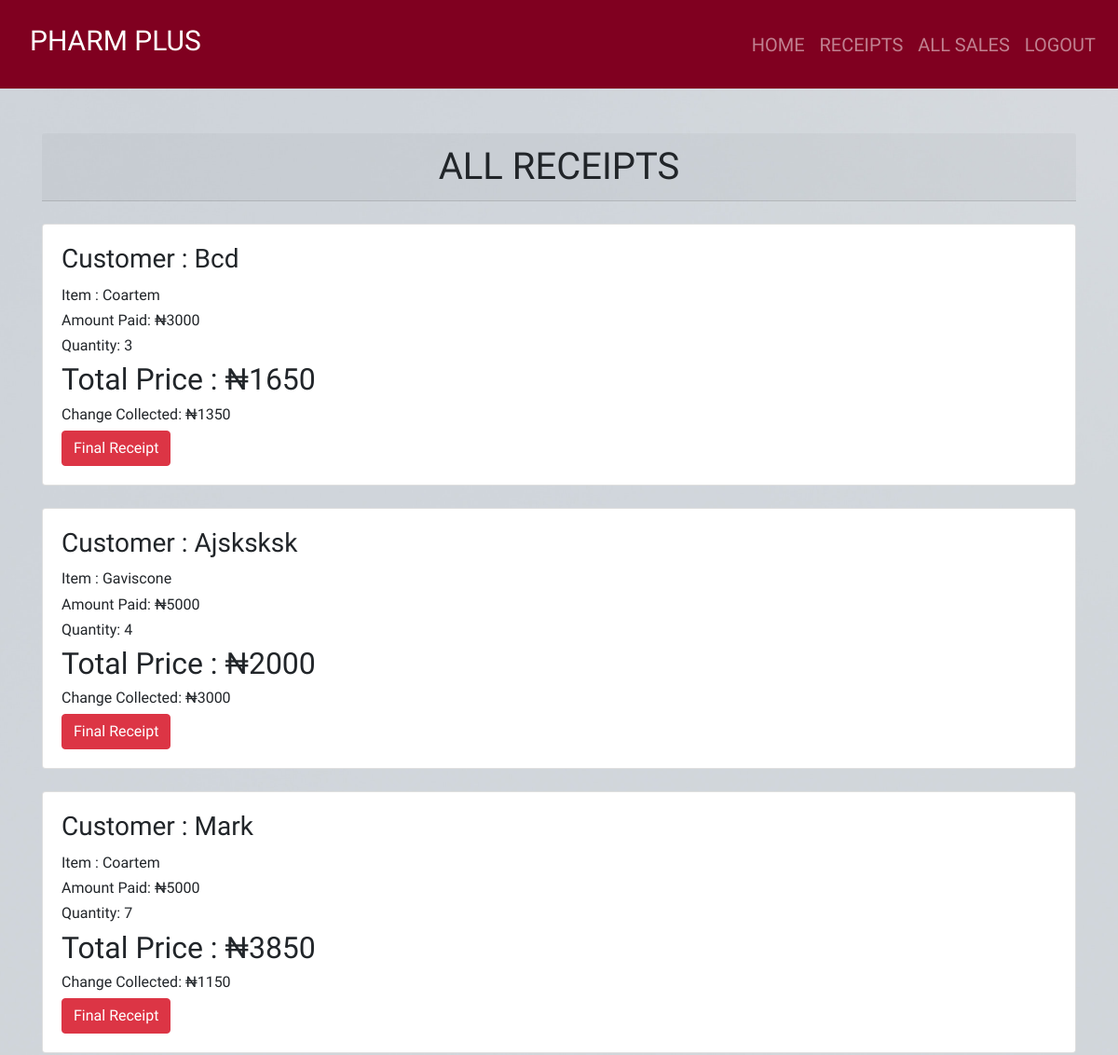
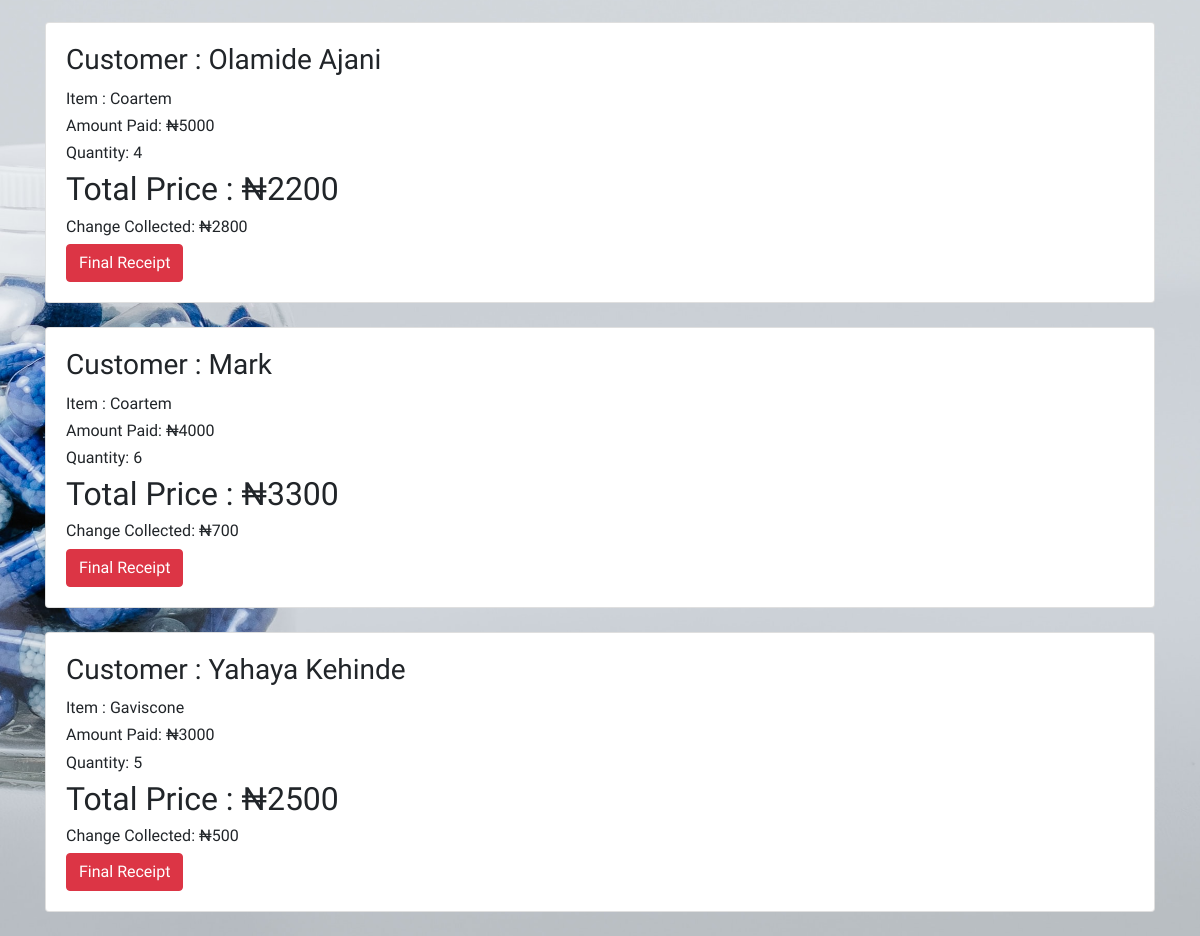
/receipt/ (signed in), run on an earlier commit of the app's database (2 pictures, top to bottom).
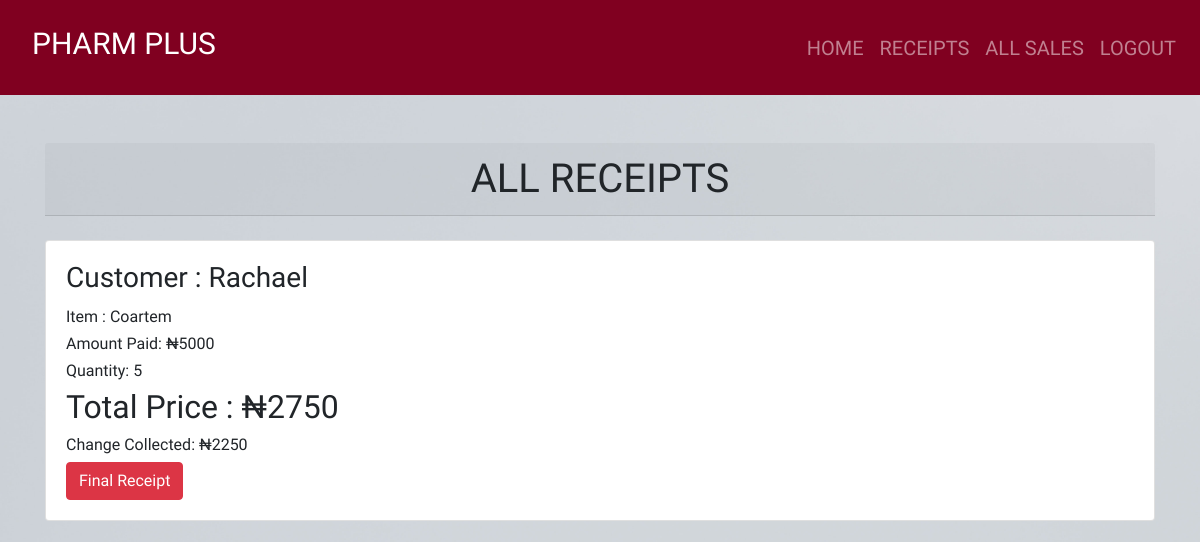
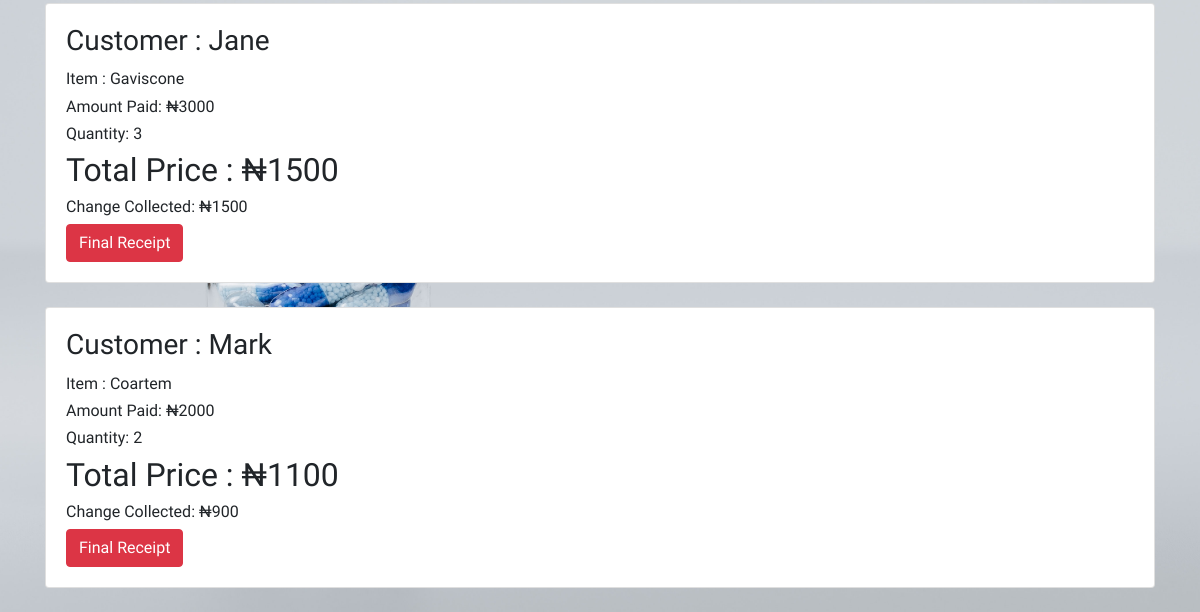
And on a later commit of the database (2 pictures, top to bottom).
### product_app/models.py (models this page shows, shortened)
class Sale(models.Model):
    item = models.ForeignKey(Product, on_delete = models.CASCADE)
    quantity = models.IntegerField(default = 0, null = True, blank = True)
    amount_received = models.IntegerField(default = 0, null = True, blank = True)
    issued_to = models.CharField(max_length = 50, null = True, blank = True)
    unit_price = models.IntegerField(default = 0, null = True, blank = True)
    def get_total(self):
        total = self.quantity * self.item.unit_price
        return int(total)
    def get_change(self):
        change = self.get_total() - self.amount_received
        return abs(int(change))

class Product(models.Model):
    category_name = models.ForeignKey(Category, on_delete = models.CASCADE,null = True, blank = True )
    item_name = models.CharField(max_length = 50, null = True, blank = True)
    total_quantity = models.IntegerField(default = 0, null = True, blank = True)
    issued_quantity = models.IntegerField(default = 0, null = True, blank = True)
    received_quantity = models.IntegerField(default = 0, null = True, blank = True)
    unit_price = models.IntegerField(default = 0, null = True, blank = True)
    def __str__(self):
        return self.item_name

### product_app/views.py (the view)
# urls.py: path('receipt/', views.receipt, name = "receipt"),
@login_required
def receipt(request):
    sales = Sale.objects.all().order_by('-id')
    return render(request,
    'products/receipt.html',
    {'sales': sales,
    })

### templates/products/receipt.html
 {% extends 'products/base.html'%} {% block content%}
<br /><br>
<div class="container">
  <h1 class="card-header text-center">ALL RECEIPTS</h1><br>
  {% for sale in sales %}
  <div class="card">
    <div class="card-body">
      <h3 class="card-title">Customer : {{sale.issued_to | title}}</h3>
      <h6 class="card-text">Item : {{sale.item}}</h6>
      <h6 class="card-text">Amount Paid:  ₦{{ sale.amount_received }}</h6>
      <h6 class="card-text">Quantity: {{sale.quantity }}</h6>
      <h2>Total Price :  ₦{{ sale.get_total }}</h2>
      <div style="flex: 1">
        <h6 class="card-text">Change Collected:  ₦{{ sale.get_change }}</h6>
        <a href="{% url 'receipt_detail' sale.id %}">
          <input
            type="submit"
            value="Final Receipt"
            class="btn btn-danger"
            type="button"
          />
        </a>
      </div>
    </div>
  </div>
  <br />
  {% endfor %}
</div>
{% endblock %}

### templates/products/base.html (shortened to what this page needs)
{% load static%}
<!DOCTYPE html>
<html lang="en">
<head>
    <link rel="stylesheet" href="https://stackpath.bootstrapcdn.com/bootstrap/4.5.2/css/bootstrap.min.css">
    <link rel = "stylesheet" href = {% static 'css/main.css'%}>
</head>
<body>
    <nav class="navbar navbar-expand-lg navbar-dark ">
        <a class="nav-link" href=""><h1 class="navbar-brand" style = "font-size: 25px">PHARM PLUS</h1></a>
        <div class="collapse navbar-collapse" id="navbarNav">
          <ul class="nav navbar-nav ml-auto">
           {% if user.is_authenticated%}
              <li class="nav-item">
                <a class="nav-link" href="{% url 'home' %}">HOME</a>
              </li>
              <li class="nav-item">
                <a class="nav-link" href="{% url 'receipt'%}">RECEIPTS</a>
              </li>
              <li class="nav-item">
                <a class="nav-link" href="{% url 'all_sales'%}">ALL SALES</a>
              </li>
              <li class="nav-item">
                <a class="nav-link" href="{% url 'logout'%}">LOGOUT</a>
              </li>
            {% endif %}
          </ul>
     </nav>
    {% block content%}
    {% endblock%}
</body>
</html>

### product_app/static/css/main.css (style rules this page uses)
html,body { position: relative; overflow-x: hidden; background: url('/static/images/img6.jpg'); width: 100% !important; height: 100vh; display: table; position: relative; background-position: center; background-attachment: scroll; -o-background-size: cover; -moz-background-size: cover; -webkit-background-size: cover; background-size: cover; background-repeat: no-repeat; }
body { background-color: hsl(0, 0%, 98%); font-family: 'raleway'; }
.navbar { background-color: #800020; }
.navbar li a { font-size: 20px; }
.navbar-brand { font-size: 30px !important; }

What changed in the data, as far as the page shows it:
removed Sale: issued_to "Bcd", item "Coartem", amount_received "3000", quantity "3", get_total "1650", get_change "1350"
removed Sale: issued_to "Ajsksksk", item "Gaviscone", amount_received "5000", quantity "4", get_total "2000", get_change "3000"
removed Sale: issued_to "Mark", item "Coartem", amount_received "5000", quantity "7", get_total "3850", get_change "1150"
removed Sale: issued_to "Olamide Ajani", item "Coartem", amount_received "5000", quantity "4", get_total "2200", get_change "2800"
removed Sale: issued_to "Mark", item "Coartem", amount_received "4000", quantity "6", get_total "3300", get_change "700"
removed Sale: issued_to "Yahaya Kehinde", item "Gaviscone", amount_received "3000", quantity "5", get_total "2500", get_change "500"
added Sale: issued_to "Rachael", item "Coartem", amount_received "5000", quantity "5", get_total "2750", get_change "2250"
added Sale: issued_to "Jane", item "Gaviscone", amount_received "3000", quantity "3", get_total "1500", get_change "1500"
added Sale: issued_to "Mark", item "Coartem", amount_received "2000", quantity "2", get_total "1100", get_change "900"
